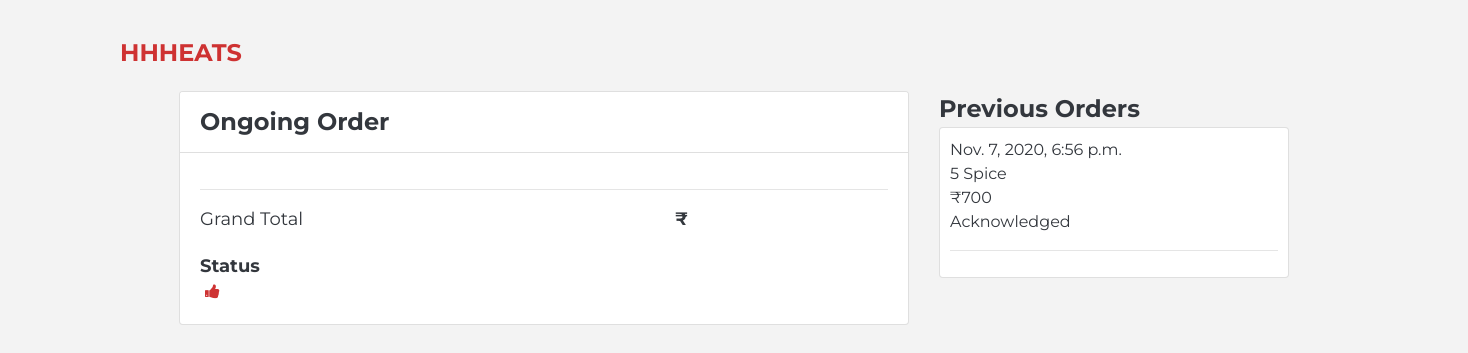
/customer/orders (signed in), run on an earlier commit of the app's database.
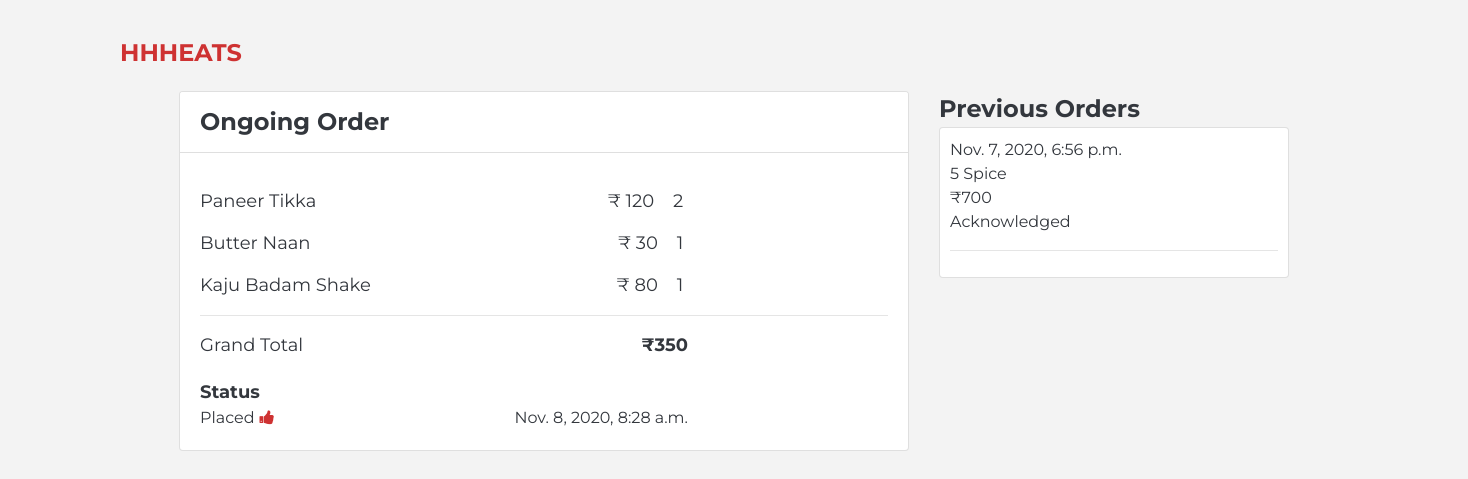
And on a later commit of the database.
### foodapp/models.py (models this page shows, shortened)
class Order(models.Model):
    id = models.AutoField(primary_key=True)
    orderedBy = models.ForeignKey(Customer, on_delete=models.CASCADE)
    r_id = models.ForeignKey(Restaurant, on_delete=models.CASCADE)
    items=models.ManyToManyField(orderItem)
    total_amount = models.IntegerField(default=0)
    timestamp = models.DateTimeField(auto_now_add=True)
    delivery_addr = models.CharField(max_length=50, blank=True)
    ORDER_STATE_WAITING = "Waiting"
    ORDER_STATE_PLACED = "Placed"
    ORDER_STATE_ACKNOWLEDGED = "Acknowledged"
    ORDER_STATE_COMPLETED = "Completed"
    ORDER_STATE_CANCELLED = "Cancelled"
    ORDER_STATE_DISPATCHED = "Dispatched"
    ORDER_STATE_CHOICES = (
        (ORDER_STATE_WAITING, ORDER_STATE_WAITING),
        (ORDER_STATE_PLACED, ORDER_STATE_PLACED),
        (ORDER_STATE_ACKNOWLEDGED, ORDER_STATE_ACKNOWLEDGED),
        (ORDER_STATE_COMPLETED, ORDER_STATE_COMPLETED),
        (ORDER_STATE_CANCELLED, ORDER_STATE_CANCELLED),
        (ORDER_STATE_DISPATCHED, ORDER_STATE_DISPATCHED),
    )
    status = models.CharField(
        max_length=50, choices=ORDER_STATE_CHOICES, default=ORDER_STATE_WAITING
    )

class Restaurant(models.Model):
    user = models.OneToOneField(Owner, on_delete=models.CASCADE)
    rname = models.CharField(max_length=100, blank=False)
    info = models.CharField(max_length=40, blank=False)
    min_ord = models.CharField(max_length=5, blank=False)
    location = models.CharField(max_length=40, blank=False)
    r_logo = models.FileField(upload_to="rest_logo",blank=False)
    speciality=models.CharField(max_length=200,null=True,blank=True)
    hours=models.CharField(max_length=200,null=True,blank=True)
    rating=models.IntegerField(null=True,blank=True)
    phone=models.CharField(max_length=20,null=True,blank=True)
    REST_STATE_OPEN = "Open"
    REST_STATE_CLOSE = "Closed"
    REST_STATE_CHOICES = (
        (REST_STATE_OPEN, REST_STATE_OPEN),
        (REST_STATE_CLOSE, REST_STATE_CLOSE),
    )
    status = models.CharField(
        max_length=50, choices=REST_STATE_CHOICES, default=REST_STATE_OPEN, blank=False
    )
    approved = models.BooleanField(blank=False, default=True)

class orderItem(models.Model):
    orderedBy = models.ForeignKey(Customer, on_delete=models.CASCADE)
    item_id = models.ForeignKey(MenuItem, on_delete=models.CASCADE)
    quantity = models.IntegerField(default=0)

class MenuItem(models.Model):
    id = models.AutoField(primary_key=True)
    fname = models.CharField(max_length=30, blank=False)
    category = models.CharField(max_length=50, blank=False)
    description=models.CharField(max_length=200, blank=True,null=True)
    price = models.IntegerField(blank=False)

### foodapp/views.py (the view)
# urls.py: path("customer/orders",views.order_status,name="order_status")
@login_required
def order_status(request):
    order_p=Order.objects.filter(orderedBy=Customer.objects.get(email=request.user.email),status='Placed').first()
    prev_order=Order.objects.filter(~Q(status='Placed'),orderedBy=Customer.objects.get(email=request.user.email))
    context={
            "now_order":order_p,
            "previous_orders":prev_order,
    }
    return render(request, "orderstatus.html",context)

### foodapp/templates/orderstatus.html (shortened to what this page needs)
<!DOCTYPE html>
{% load static %}
<html lang="en">
<head>
     <link rel="stylesheet" href="https://maxcdn.bootstrapcdn.com/bootstrap/4.5.2/css/bootstrap.min.css">
     <link rel="stylesheet" href="https://cdnjs.cloudflare.com/ajax/libs/font-awesome/4.7.0/css/font-awesome.min.css">
     <link rel="stylesheet" href="{% static "css/orderstatus.css" %}">
</head>
<body>
    <a href="{% url "ListRestaurant" %}" class="navbar-brand">HHHEATS</a>
    <div class="container">
        <div class="row">
            <div class="col-lg-8">
                <div class="card" id="currentorder">
                    <div class="card-header" >Ongoing Order</div>
                    <div class="card-body">
                        {%for item in now_order.items.all %}
                          <div class="food-item">{{ item.item_id.fname }}<span class="food-cost">₹ {{ item.item_id.price }}&nbsp;&nbsp;&nbsp;&nbsp;{{ item.quantity }}&nbsp;</span></div>
                        {% endfor %}
                        <hr>
                        <div class="total">Grand Total<span class="total-cost">₹{{ now_order.total_amount }}</span></div>
                        <div class="status">Status</div>
                        <div class="status_time">
                            <div>{{ now_order.status }}<i class="fa fa-thumbs-up" aria-hidden="true"></i><span class="timestamp">{{ now_order.timestamp }}</span></div>
                        </div>
                    </div>
                </div>
            </div>
            <div class="col-lg-4">
                <div class="previousorders">Previous Orders</div>
                <div class="card" id="previousorder">
                    <div class="orderdetails">
                    {% for order in previous_orders %}
                    <div>{{ order.timestamp }}</div>
                    <div>{{ order.r_id.rname }}</div>
                    <div>₹{{ order.total_amount }}</div>
                    <div>{{ order.status }}</div>
                    <hr>
                    {% endfor %}
                    </div>
                </div>
            </div>
        </div>
    </div>
</body>
</html>

What changed in the data, as far as the page shows it:
added orderItem: item_id.fname "Paneer Tikka", item_id.price "120", quantity "2"
added orderItem: item_id.fname "Butter Naan", item_id.price "30", quantity "1"
added orderItem: item_id.fname "Kaju Badam Shake", item_id.price "80", quantity "1"
added Order: total_amount "350", status "Placed", timestamp "Nov. 8, 2020, 8:28 a.m."
